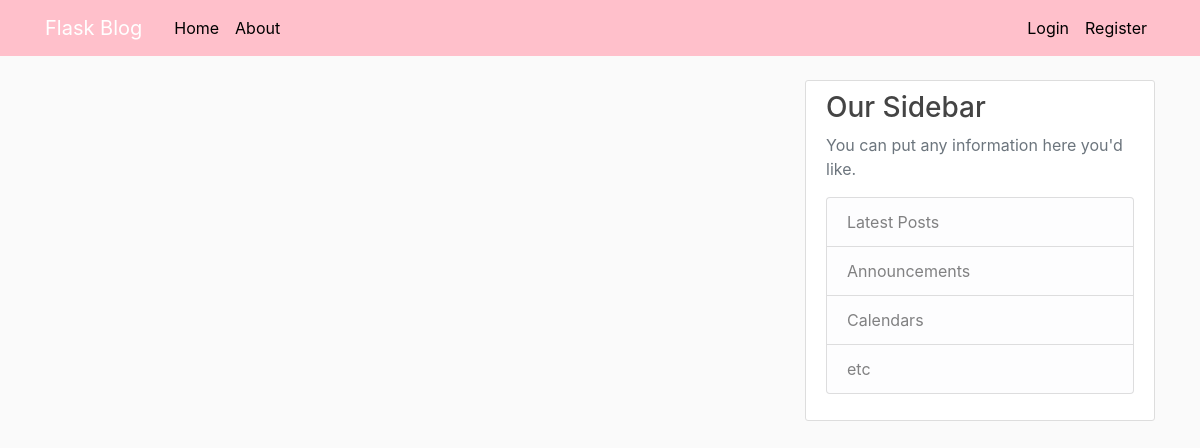
The app's page /home, older data.
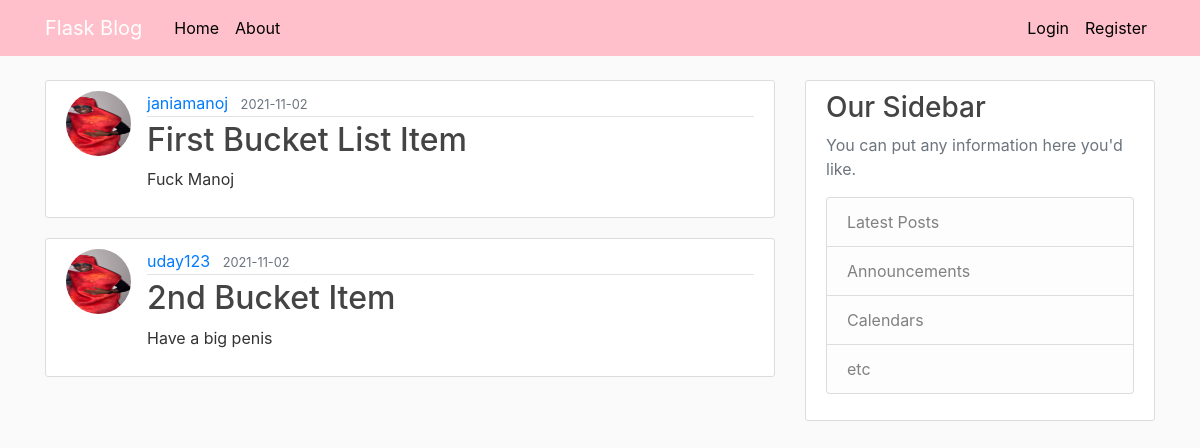
The same page, newer data.
### flaskblog/models.py (models this page shows, shortened)
class Post(db.Model):
    id = db.Column(db.Integer, primary_key=True)
    title = db.Column(db.String(100), nullable=False)
    date_posted = db.Column(db.DateTime, nullable=False, default=datetime.utcnow)
    content = db.Column(db.Text, nullable=False)
    user_id = db.Column(db.Integer, db.ForeignKey('user.id'), nullable=False)

class User(db.Model, UserMixin):
    id = db.Column(db.Integer, primary_key=True)
    username = db.Column(db.String(20), unique=True, nullable=False)
    email = db.Column(db.String(120), unique=True, nullable=False)
    image_file = db.Column(db.String(20), nullable=False, default='default.jpg')
    password = db.Column(db.String(60), nullable=False)
    posts = db.relationship('Post', backref='author', lazy=True)

### flaskblog/routes.py (the view)
@app.route("/")
@app.route("/home")
def home():
    posts = Post.query.all()
    return render_template('home.html', posts=posts)

### flaskblog/templates/home.html
{% extends "layout.html" %}
{% block content %}
    {% for post in posts %}
        <article class="media content-section">
          <img class="rounded-circle article-img" src="{{ url_for('static', filename='profile_pics/' + post.author.image_file) }}">
          <div class="media-body">
            <div class="article-metadata">
              <a class="mr-2" href="#">{{ post.author.username }}</a>
              <small class="text-muted">{{ post.date_posted.strftime('%Y-%m-%d') }}</small>
            </div>
            <h2><a class="article-title" href="{{ url_for('post', post_id=post.id) }}">{{ post.title }}</a></h2>
            <p class="article-content">{{ post.content }}</p>
          </div>
        </article>
    {% endfor %}
{% endblock content %}

### flaskblog/templates/layout.html (shortened to what this page needs)
<!DOCTYPE html>
<html>
<head>
    <link rel="stylesheet" href="https://maxcdn.bootstrapcdn.com/bootstrap/4.0.0/css/bootstrap.min.css">
    <link rel="stylesheet" type="text/css" href="{{ url_for('static', filename='main.css') }}">
</head>
<body>
    <header class="site-header">
      <nav class="navbar navbar-expand-md navbar-dark bg-steel fixed-top">
        <div class="container">
          <a class="navbar-brand mr-4" href="/">Flask Blog</a>
          <div class="collapse navbar-collapse" id="navbarToggle">
            <div class="navbar-nav mr-auto">
              <a class="nav-item nav-link" href="{{ url_for('home') }}">Home</a>
              <a class="nav-item nav-link" href="{{ url_for('about') }}">About</a>
            </div>
            <div class="navbar-nav">
              {% if current_user.is_authenticated %}
                <a class="nav-item nav-link" href="{{ url_for('new_post') }}">New Post</a>
                <a class="nav-item nav-link" href="{{ url_for('account') }}">Account</a>
                <a class="nav-item nav-link" href="{{ url_for('logout') }}">Logout</a>
              {% else %}
                <a class="nav-item nav-link" href="{{ url_for('login') }}">Login</a>
                <a class="nav-item nav-link" href="{{ url_for('register') }}">Register</a>
              {% endif %}
            </div>
          </div>
        </div>
      </nav>
    </header>
    <main role="main" class="container">
      <div class="row">
        <div class="col-md-8">
          {% block content %}{% endblock %}
        </div>
        <div class="col-md-4">
          <div class="content-section">
            <h3>Our Sidebar</h3>
            <p class='text-muted'>You can put any information here you'd like.
              <ul class="list-group">
                <li class="list-group-item list-group-item-light">Latest Posts</li>
                <li class="list-group-item list-group-item-light">Announcements</li>
                <li class="list-group-item list-group-item-light">Calendars</li>
                <li class="list-group-item list-group-item-light">etc</li>
              </ul>
            </p>
          </div>
        </div>
      </div>
    </main>
</body>
</html>

### flaskblog/static/main.css (style rules this page uses)
body { background: #fafafa; color: #333333; margin-top: 5rem; }
h1, h2, h3, h4, h5, h6 { color: #444444; }
.bg-steel { background-color: pink; }
.site-header .navbar-nav .nav-link { color: black; }
.content-section { background: #ffffff; padding: 10px 20px; border: 1px solid #dddddd; border-radius: 3px; margin-bottom: 20px; }
.article-title { color: #444444; }
.article-content { white-space: pre-line; }
.article-img { height: 65px; width: 65px; margin-right: 16px; }
.article-metadata { padding-bottom: 1px; margin-bottom: 4px; border-bottom: 1px solid #e3e3e3 }

Row changes from the older to the newer data that the page shows:
added Post: image_file (picture), author.username "janiamanoj", date_posted "2021-11-02", title "First Bucket List Item", content "Fuck Manoj"
added Post: image_file (picture), author.username "uday123", date_posted "2021-11-02", title "2nd Bucket Item", content "Have a big penis"
